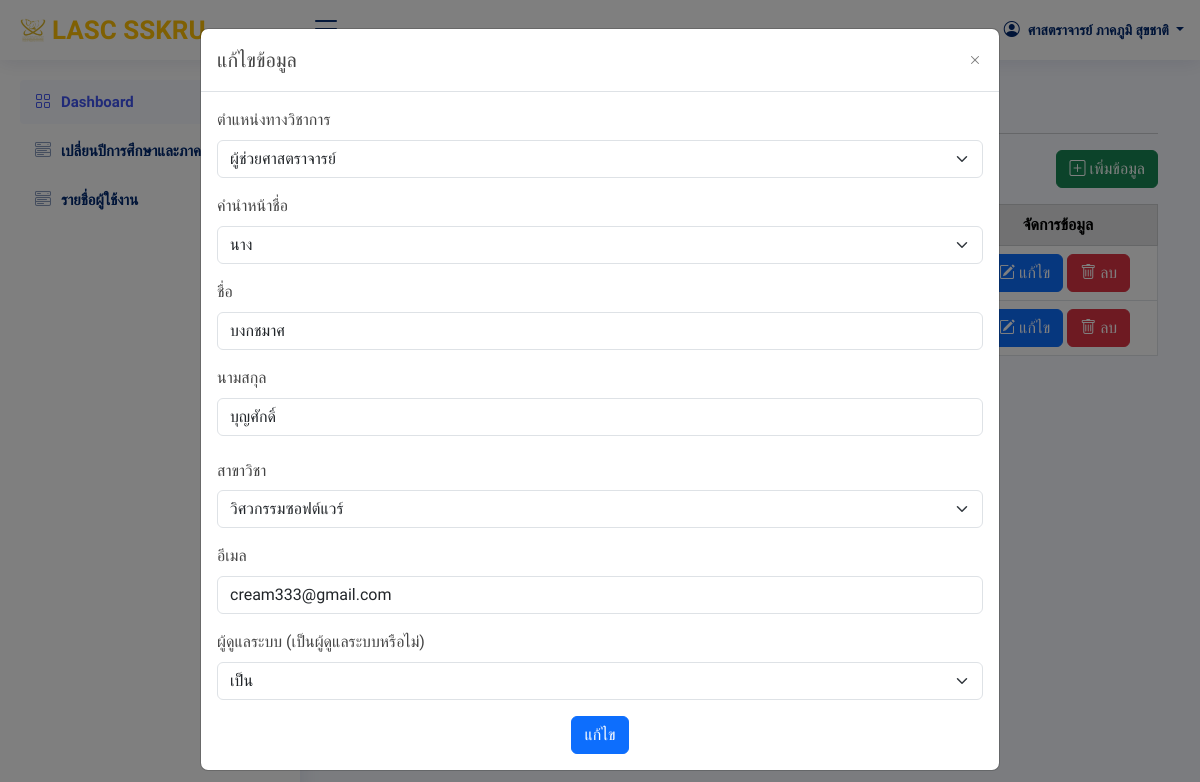
/index_admin.php?page=admin/officer&edit=2 (signed in), run on an earlier commit of the app's database.
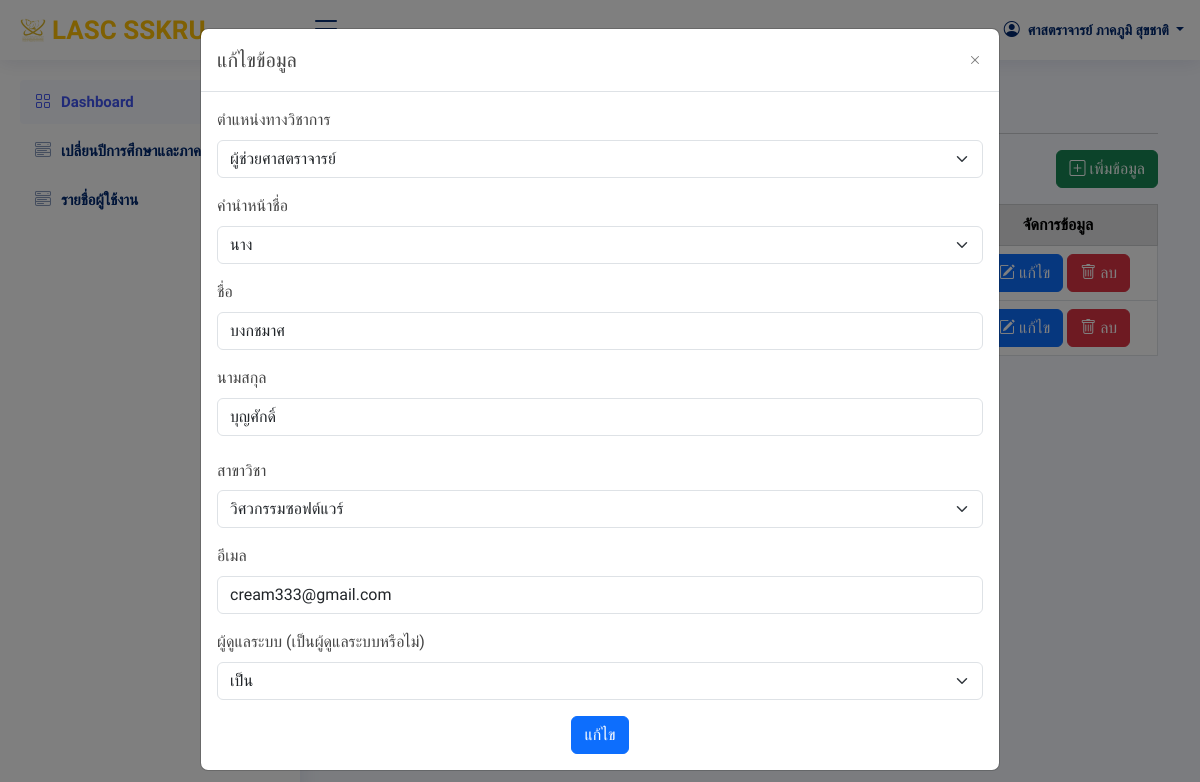
And on a later commit of the database.
### tables this page shows
CREATE TABLE `users` (
  `userId` int(20) NOT NULL,
  `academic_rank` varchar(50) NOT NULL,
  `nametitle` varchar(50) NOT NULL,
  `firstname` varchar(50) NOT NULL,
  `lastname` varchar(50) NOT NULL,
  `branch` varchar(50) NOT NULL,
  `email` varchar(50) NOT NULL,
  `password` varchar(255) NOT NULL,
  `urole` varchar(50) NOT NULL,
  `isAdmin` varchar(10) NOT NULL,
  `created_at` timestamp NOT NULL DEFAULT current_timestamp()
);

### admin/officer.php (the view, shortened to what the changed rows need)
<?php
    require_once "config/db.php";
    if (isset($_GET['edit'])) {
        $edit_id = $_GET['edit'];
        $stmt = $conn->prepare("SELECT * FROM users WHERE userId = $edit_id");
        $stmt->execute();
        $data = $stmt->fetch();
?>
    <?php } ?>
<div class="container">
    <div class="pagetitle mt-3">
        <h1>รายชื่อเจ้าหน้าที่</h1>
    </div>
    <table class="table table-bordered text-center align-middle">
        <thead class="align-middle table-secondary">
            <tr>
                <th scope="col">ตำแหน่ง</th>
                <th scope="col">คำนำหน้า</th>
                <th scope="col">ชื่อ</th>
                <th scope="col">นามสกุล</th>
                <th scope="col">สาขาวิชา</th>
                <th scope="col">อีเมล</th>
                <th scope="col">ผู้ดูแลระบบ</th>
                <th scope="col">จัดการข้อมูล</th>
            </tr>
        </thead>
        <tbody>
            <?php
                $stmt = $conn->query("SELECT * FROM users WHERE urole = 'officer'");
                $stmt->execute();
                $personal = $stmt->fetchAll();
                if (!$personal) {
                    echo "<tr><td colspan='8' class='text-center'>ไม่มีข้อมูล</td></tr>";
                } else {
                    foreach ($personal as $per) {
            ?>
                        <tr>
                            <td style="white-space: nowrap;"><?= $per['academic_rank']; ?></td>
                            <td><?= $per['nametitle']; ?></td>
                            <td><?= $per['firstname']; ?></td>
                            <td><?= $per['lastname']; ?></td>
                            <td><?= $per['branch']; ?></td>
                            <td><?= $per['email']; ?></td>
                            <td><?= $per['isAdmin']; ?></td>
                            <td class="d-flex justify-content-center">
                                <a href="?page=admin/officer&edit=<?= $per['userId']; ?>" class="btn btn-primary">
                                    <div class="icon d-flex">
                                        <i class="bi bi-pencil-square"></i>&nbsp;
                                        <div class="label">แก้ไข</div>
                                    </div>
                                </a>&nbsp;
                                <a onclick="return confirm('ต้องการลบข้อมูลหรือไม่')" href="?page=admin/officer&delete=<?= $per['userId']; ?>" class="btn btn-danger">
                                    <div class="icon d-flex">
                                        <i class="bi bi-trash"></i>&nbsp;
                                        <div class="label">ลบ</div>
                                    </div>
                                </a>
                            </td>
                        </tr>
            <?php } } ?>
        </tbody>
        <div class="modal fade" id="modal" tabindex="-1">
            <div class="modal-dialog modal-lg">
                <div class="modal-content">
                    <div class="modal-body">
                        <form action="admin/edit.php" method="post">
                            <div class="mb-3">
                                <label for="academic_rank" class="form-label">ตำแหน่งทางวิชาการ</label>
                                <select class="form-select" name="academic_rank" id="academic_rank" aria-describedby="academic_rank" required>
                                    <option value="ผู้ช่วยศาสตราจารย์" <?php if ($data['academic_rank'] === 'ผู้ช่วยศาสตราจารย์') echo 'selected' ?>>ผู้ช่วยศาสตราจารย์</option>
                                </select>
                            </div>
                            <div class="mb-3">
                                <label for="nametitle" class="form-label">คำนำหน้าชื่อ</label>
                                <select class="form-select" name="nametitle" aria-describedby="nametitle" id="nametitle" required>
                                    <option value="นาง" <?php if($data['nametitle'] === 'นาง') echo 'selected' ?>>นาง</option>
                                </select>
                            </div>
                            <div class="mb-3">
                                <label for="firstname" class="form-label">ชื่อ</label>
                                <input type="text" class="form-control" name="firstname" value="<?php echo $data['firstname']; ?>" required>
                            </div>
                            <div class="mb-3">
                                <label for="lastname" class="form-label">นามสกุล</label>
                                <input type="text" class="form-control" name="lastname" value="<?php echo $data['lastname']; ?>" required>
                            </div>
                            <div class="mb-3">
                                <label for="branch" class="col-sm-2 col-form-label ">สาขาวิชา</label>
                                <select class="form-select" name="branch" aria-describedby="branch" id="branch" required>
                                    <option value="วิศวกรรมซอฟต์แวร์" <?php if ($data['branch'] === 'วิศวกรรมซอฟต์แวร์') echo 'selected' ?>>วิศวกรรมซอฟต์แวร์</option>
                                </select>
                            </div>
                            <div class="mb-3">
                                <label for="email" class="form-label">อีเมล</label>
                                <input type="email" class="form-control" name="email" value="<?php echo $data['email']; ?>"required>
                            </div>
                            <div class="mb-3">
                                <label for="check admin" class="form-label">ผู้ดูแลระบบ (เป็นผู้ดูแลระบบหรือไม่)</label>
                                <select class="form-select" name="isAdmin" required>
                                    <option value="เป็น" <?php if($data['isAdmin'] === 'เป็น') echo 'selected' ?>>เป็น</option>
                                </select>
                            </div>
                        </form>
                    </div>
                </div>
            </div>
        </div>
    </table>
</div>

What changed in the data, as far as the page shows it:
changed users "ผู้ช่วยศาสตราจารย์": isAdmin (not shown) → "เป็น"
Also different on the page:
form field isAdmin: "เป็น" → (not shown)
